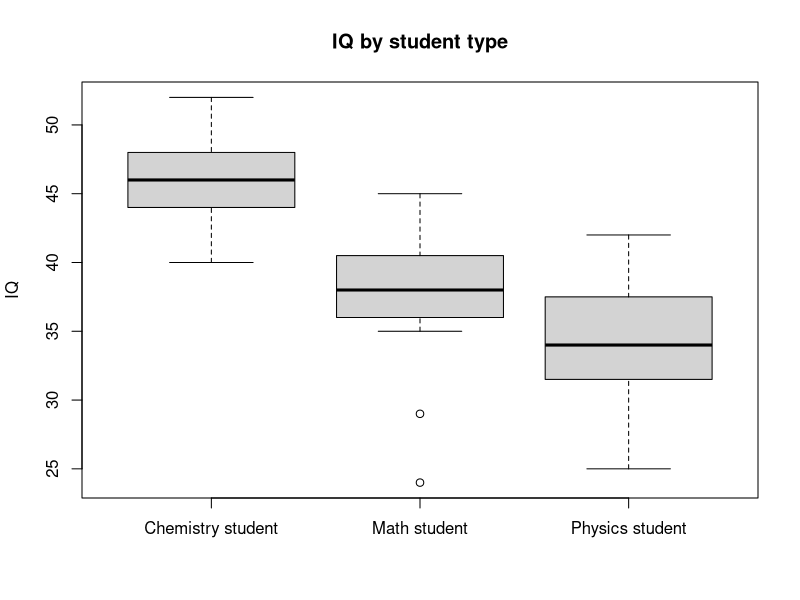

Write the R code that produced this figure.
library(plyr)
library(stats)
library(base)
library(dplyr)


setwd("/home/kia/Dropbox/Teaching/BU-Teaching/BU-CS555-Data-Analytics-Class/New-Assignments/Assignment-Solutions/")

# Load the smoker data set. 
data<- read.csv("dataAssignment5.csv")
attach(data)
# print a small part of the data 
head(data)

# (1) How many students are in each group?  Summarize the data relating to both test score and age by the student group (separately).
# Use appropriate numerical and/or graphical summaries.  – 3 points

is.factor(data$group)

data$group<-as.factor(data$group)
summary(data$group)
summary(data$group)/nrow(data)*100



ddply(data, "group", summarise, N=length(iq) , mean = mean(iq), sd=sd(iq))

boxplot(iq~group, data=data , main="IQ by student type",  xlab=" ", ylab="IQ")


ddply(data, "group", summarise, N=length(age) , mean = mean(age), sd=sd(age))


# (2) Do the test scores vary by student group?  Perform a one way ANOVA using the aov or Anova function in R to assess.  
# Summarize the results using the 5 step procedure.  If the results of the overall model are significant, 
# perform the appropriate pairwise comparisons using Tukey’s procedure to adjust for multiple comparisons 
# and summarize these results. – 7 points 


# H_0 is that mean of all group are the same 
# H_1 at least one mean that is different 

m<-aov(iq~group, data=data)
summary(m)


pairwise.t.test(iq, group, p.adjust.method = "none")
pairwise.t.test(iq, group, p.adjust.method = "bonferroni")
TukeyHSD(m, conf.level = 0.95)

TukeyHSD(m)


# (3) Create an appropriate number of dummy variables for student group and re-run the one-way ANOVA using 
# the lm function with the newly created dummy variables.  Set chemistry students as the reference group. 
# Confirm if the results are the same.  What is the interpretation of the beta estimates from the regression model? – 4 points

data$p<-ifelse(data$group =="Physics student" , 1,0 )
data$m<-ifelse(data$group =="Math student" , 1,0 )

# We use Chemistry as reference group 
m2<- lm(iq~p+m, data=data) 
summary(m2)


# The global F test can match with the previous one, but not the other results



# (4) Re-do the one-way ANOVA adjusting for age.  
# Focus on the output relating to the comparisons of test score by student type.  
# Explain how this analysis differs from the analysis in step 2 above (not the results
# but how does this analysis differ in terms of the questions it answers as opposed to the one above). 
# Did you obtain different results?  Summarize briefly (no need to go through the 5 –step procedure here).   
# Present the least square means and interpret these. – 6 points
library(car)

# install.packages("emmeans")
library(lsmeans) # is depricated 
library(estimability)
library(emmeans)

options(contrasts =c("contr.treatment","contr.poly") )

m3<-lm(iq~group+age, data=data)
summary(m3)


# after adjusting for age we see the group is not siginificat here 
# And age is drving here 

Anova(lm(iq~group+age, data=data), type=3)

lsmeans(m3, pairwise~group, adjust="Tukey" )

lsmeans(lm(iq ~ group+age, data=data), pairwise~group, adjust="Tukey" )

str(data)
